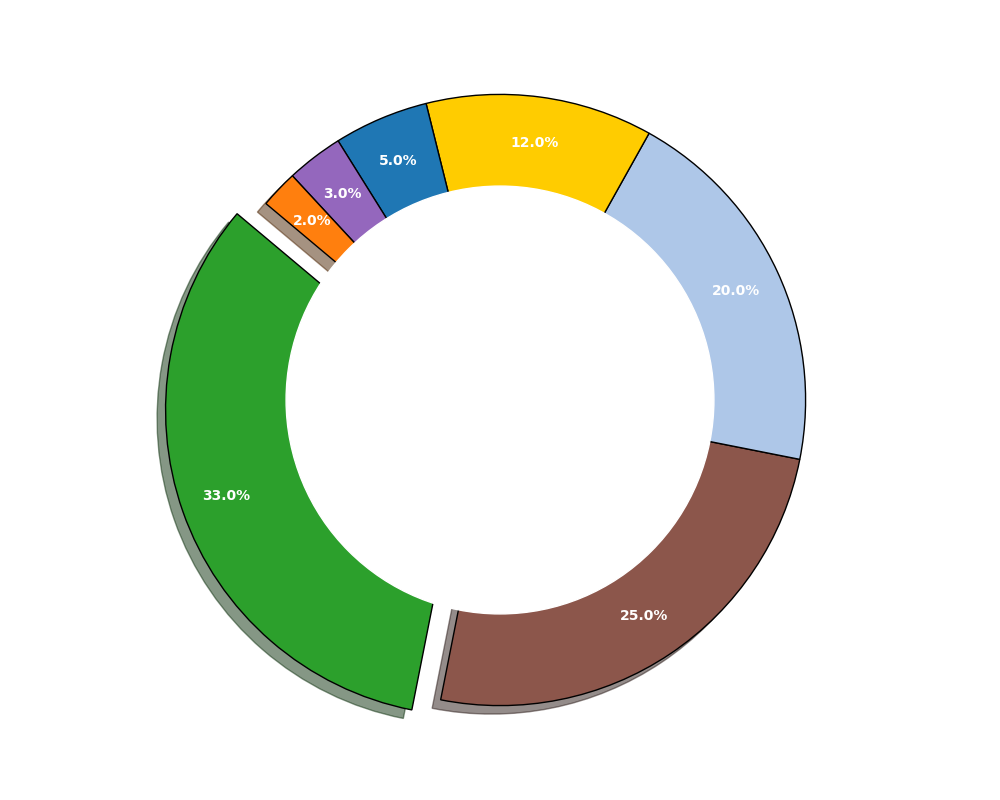

This chart was generated by the following Python code:
import matplotlib.pyplot as plt

energy_share = [33, 25, 20, 12, 5, 3, 2]
colors = ['#2ca02c', '#8c564b', '#aec7e8', '#ffcc00', '#1f77b4', '#9467bd', '#ff7f0e']

explode = (0.1, 0, 0, 0, 0, 0, 0)

plt.figure(figsize=(10, 8))
wedges, _, autotexts = plt.pie(
    energy_share, 
    explode=explode, 
    autopct='%1.1f%%', 
    startangle=140, 
    colors=colors, 
    pctdistance=0.85, 
    wedgeprops={'edgecolor': 'black'}, 
    shadow=True
)

for autotext in autotexts:
    autotext.set_fontsize(10)
    autotext.set_color('white')
    autotext.set_fontweight('bold')

centre_circle = plt.Circle((0, 0), 0.70, fc='white')
fig = plt.gcf()
fig.gca().add_artist(centre_circle)

plt.tight_layout()
plt.show()
